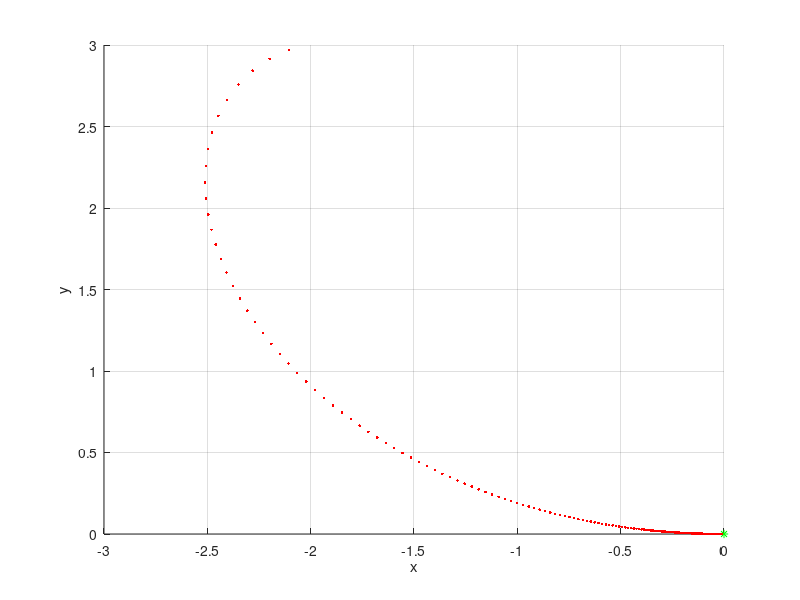

The MATLAB script that drew this image:
close all
clear all
clc

kp = 0.3;
ka = 2;
kb = -1.5;

rob_pos = [-2, 3];
rob_th = pi;
goal_pos = [0, 0];
goal_th = 0;

dt = 0.1;
t = 0:dt:20;

figure(1)
hold on
grid on
plot(goal_pos(1),goal_pos(2),'g*')
xlabel('x')
ylabel('y')

for i = 1:length(t)
    
    dx = goal_pos(1) - rob_pos(i,1);
    dy = goal_pos(2) - rob_pos(i,2);
    
    p = sqrt(dx^2 + dy^2);
    a = -rob_th(i) + atan2(dy,dx);
    b = -rob_th(i) - a + goal_th;
    
    if (a > pi)
        a = -(2*pi - a);
    end
    if (a < -pi)
        a = 2*pi + a;
    end
    
    if (b > pi)
        b = -(2*pi - b);
    end
    if (b < -pi)
        b = 2*pi + b;
    end
    
    v = kp*p;
    w = ka*a + kb*b;
    
    rob_th(i+1) = rob_th(i) + dt*w;
    rob_pos(i+1,1) = rob_pos(i,1) + dt*v*cos(rob_th(i+1));
    rob_pos(i+1,2) = rob_pos(i,2) + dt*v*sin(rob_th(i+1));
    
    plot(rob_pos(i+1,1),rob_pos(i+1,2),'r.')
    drawnow
end

